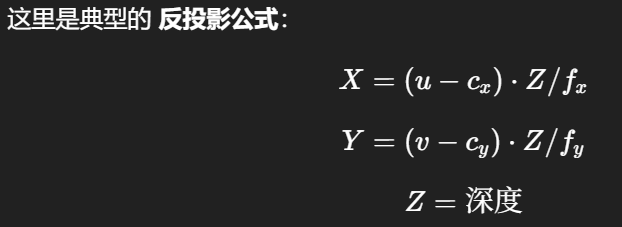
//> input picture my_work/ch5/img/anticast.png, 622 x 227 px
$ ./imageBasics img/anticast.png   (built with g++ and OpenCV 4)
//> lines starting //> are read from the running program, lines starting //| are printed output that depends on the picture; after the words box and inside, x2 and y2 are one past the last pixel; in counts of white or black regions, pixels touching at a corner belong together
#include <iostream>
#include <chrono>
using namespace std;

#include <opencv2/core/core.hpp>
#include <opencv2/highgui/highgui.hpp>

int main(int argc, char const *argv[])
{
    // 读取命令行参数argv[1]指定的图像
    cv::Mat image;
    image = cv::imread(argv[1]); //cv::imread函数读取指定路径下的图像
//> image is the input picture: 227 rows x 622 cols, CV_8UC3; min 33, max 255, mean 41.9

    // 判断图像文件是否正确读取
    if ( image.data == nullptr ) //图片数据不存在
    {
        cerr<<"文件"<<argv[1]<<"不存在."<<endl;
        return 0;
    }

//* 首先输出一些基本信息
    // w为列数.cols，h为行数.rows
    // 通道数使用.channels()访问
    cout<<"图像宽为"<<image.cols<<",高为"<<image.rows<<",通道数为"<<image.channels()<<endl;
//| 图像宽为622,高为227,通道数为3
    cv::imshow("image", image);         // cv::imshow显示图像(窗口名称，图像文件)
    cv::waitKey ( 0 );                  // 暂停程序,等待一个按键输入

    // 判断image的类型:CV_8UC1灰度图，CV_8UC3彩色图
    if ( image.type() != CV_8UC1 && image.type() != CV_8UC3 )
    {
        cout<<"请输入一张彩色图或灰度图."<<endl;
        return 0;
    }

    chrono::steady_clock::time_point t1 = chrono::steady_clock::now();
    for (size_t y = 0; y < image.rows; y++) {
        // 用cv::Mat::ptr获得图像的行指针
        unsigned char *row_ptr = image.ptr<unsigned char>(y); // 第y行头指针
        for (size_t x = 0; x < image.cols; x++) {
            unsigned char *data_ptr = &row_ptr[x * image.channels()]; // data_ptr 指向待访问的像素数据
            // 输出该像素的每个通道,如果是灰度图就只有一个通道
            for (int c = 0; c < image.channels(); c++)
            {
                unsigned char data = data_ptr[c]; // data为I(x,y)第c个通道的值
            }
        }
    }

    chrono::steady_clock::time_point t2 = chrono::steady_clock::now();
    // chrono::duration_cast<chrono::duration<double>>(...)：这个函数模板用于将时间间隔从一种单位转换为另一种。
    chrono::duration<double> time_used = chrono::duration_cast<chrono::duration<double>>(t2 - t1);
    cout<<"遍历图像用时："<<time_used.count()<<" 秒。"<<endl;

//* 关于 cv::Mat 的拷贝
    // 直接赋值并不会拷贝数据，两个变量共享底层数据
    cv::Mat image_another = image;
    image_another( cv::Rect (0,0,100,100) ).setTo (0); // 将左上角100*100的块置零
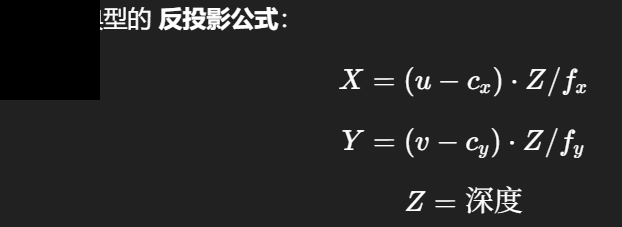
//> image_another: 227 rows x 622 cols, CV_8UC3; 7.08% of pixels changed, all inside (x1, y1, x2, y2) = (0, 0, 100, 100)
    // 修改 image_another 会导致 image 发生变化
    cv::imshow ( "image", image );
    cv::waitKey(0);

    //* 应当使用clone函数来拷贝数据
    cv::Mat image_clone = image.clone();
    image_clone(cv::Rect(0, 0, 100, 100)).setTo(255);
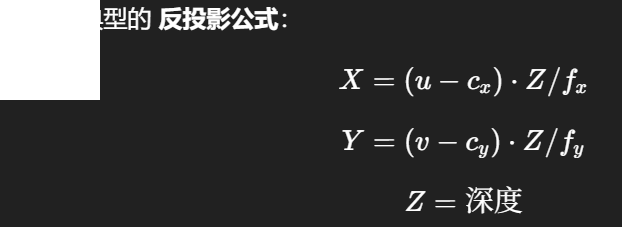
//> image_clone: 227 rows x 622 cols, CV_8UC3; 7.08% of pixels changed, all inside (x1, y1, x2, y2) = (0, 0, 100, 100)
    cv::imshow("image", image);
    cv::imshow("image_clone", image_clone);
    cv::waitKey(0);

    cv::destroyAllWindows();

    // 对于图像还有很多基本的操作,如剪切,旋转,缩放等,限于篇幅就不一一介绍了,请参看OpenCV官方文档查询每个函数的调用方法.
    return 0;
}
